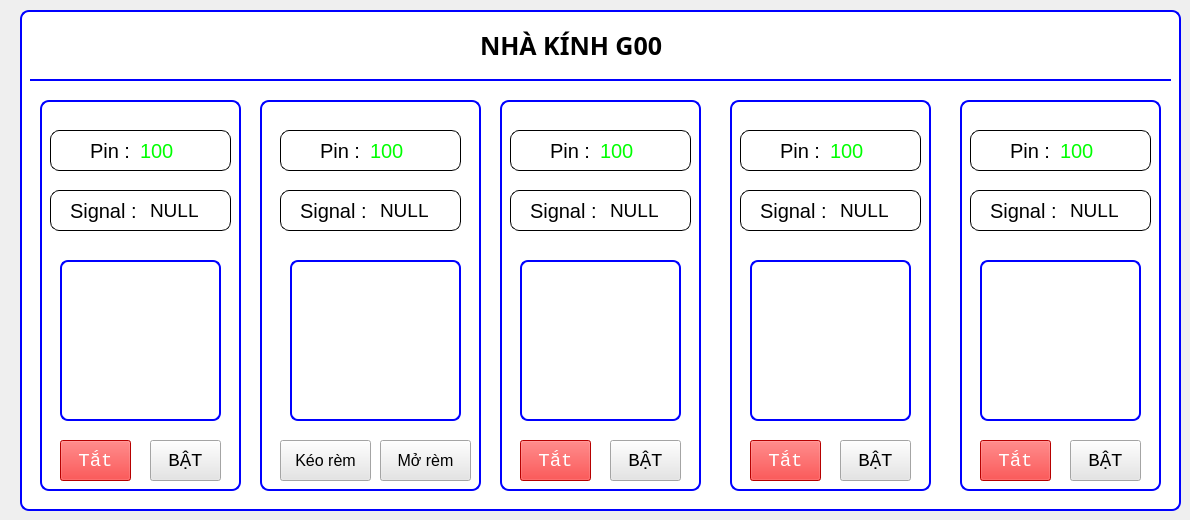
    <widget class="QWidget" name="tab">
     <attribute name="title">
      <string>Điều khiển thiết bị</string>
     </attribute>
     <widget class="QLabel" name="label_38">
      <property name="geometry">
       <rect>
        <x>20</x>
        <y>10</y>
        <width>1161</width>
        <height>501</height>
       </rect>
      </property>
      <property name="styleSheet">
       <string notr="true">border-radius:9px;
border: 2px solid blue;
background-color: rgb(255, 255, 255);</string>
      </property>
      <property name="text">
       <string/>
      </property>
     </widget>
     <widget class="Line" name="line_29">
      <property name="geometry">
       <rect>
        <x>30</x>
        <y>70</y>
        <width>1141</width>
        <height>20</height>
       </rect>
      </property>
      <property name="styleSheet">
       <string notr="true">background-color: rgb(255, 255, 255);
background-color: rgb(255, 255, 255);
color: rgb(0, 0, 255);</string>
      </property>
      <property name="frameShadow">
       <enum>QFrame::Plain</enum>
      </property>
      <property name="lineWidth">
       <number>2</number>
      </property>
      <property name="orientation">
       <enum>Qt::Horizontal</enum>
      </property>
     </widget>
     <widget class="QLabel" name="label_5">
      <property name="geometry">
       <rect>
        <x>40</x>
        <y>100</y>
        <width>201</width>
        <height>391</height>
       </rect>
      </property>
      <property name="styleSheet">
       <string notr="true">border-radius:9px;
border: 2px solid blue;
background-color: rgb(255, 255, 255);</string>
      </property>
      <property name="text">
       <string/>
      </property>
     </widget>
     <widget class="QLabel" name="label_8">
      <property name="geometry">
       <rect>
        <x>260</x>
        <y>100</y>
        <width>221</width>
        <height>391</height>
       </rect>
      </property>
      <property name="styleSheet">
       <string notr="true">border-radius:9px;
border: 2px solid blue;
background-color: rgb(255, 255, 255);</string>
      </property>
      <property name="text">
       <string/>
      </property>
     </widget>
     <widget class="QLabel" name="label_9">
      <property name="geometry">
       <rect>
        <x>500</x>
        <y>100</y>
        <width>201</width>
        <height>391</height>
       </rect>
      </property>
      <property name="styleSheet">
       <string notr="true">border-radius:9px;
border: 2px solid blue;
background-color: rgb(255, 255, 255);</string>
      </property>
      <property name="text">
       <string/>
      </property>
     </widget>
     <widget class="QLabel" name="label_10">
      <property name="geometry">
       <rect>
        <x>730</x>
        <y>100</y>
        <width>201</width>
        <height>391</height>
       </rect>
      </property>
      <property name="styleSheet">
       <string notr="true">border-radius:9px;
border: 2px solid blue;
background-color: rgb(255, 255, 255);</string>
      </property>
      <property name="text">
       <string/>
      </property>
     </widget>
     <widget class="QLabel" name="label_11">
      <property name="geometry">
       <rect>
        <x>960</x>
        <y>100</y>
        <width>201</width>
        <height>391</height>
       </rect>
      </property>
      <property name="styleSheet">
       <string notr="true">border-radius:9px;
border: 2px solid blue;
background-color: rgb(255, 255, 255);</string>
      </property>
      <property name="text">
       <string/>
      </property>
     </widget>
     <widget class="QLabel" name="tab2_img_1">
      <property name="geometry">
       <rect>
        <x>60</x>
        <y>260</y>
        <width>161</width>
        <height>161</height>
       </rect>
      </property>
      <property name="font">
       <font>
        <family>Courier New</family>
        <pointsize>16</pointsize>
       </font>
      </property>
      <property name="styleSheet">
       <string notr="true">background-color: rgb(255, 255, 255);
background-color: rgb(255, 255, 255);
border-radius:8px;
border: 2px solid blue</string>
      </property>
      <property name="frameShape">
       <enum>QFrame::Box</enum>
      </property>
      <property name="text">
       <string/>
      </property>
      <property name="pixmap">
       <pixmap>../photos/dieu_khien_thiet_bi/wplum_off.jpg</pixmap>
      </property>
      <property name="scaledContents">
       <bool>true</bool>
      </property>
      <property name="alignment">
       <set>Qt::AlignCenter</set>
      </property>
     </widget>
     <widget class="QPushButton" name="tab2_btn_r1off">
      <property name="geometry">
       <rect>
        <x>60</x>
        <y>440</y>
        <width>71</width>
        <height>41</height>
       </rect>
      </property>
      <property name="font">
       <font>
        <family>Courier New</family>
        <pointsize>14</pointsize>
        <weight>50</weight>
        <italic>false</italic>
        <bold>false</bold>
       </font>
      </property>
      <property name="styleSheet">
       <string notr="true">background-color: rgb(255, 0, 0);
color: rgb(255, 255, 255);</string>
      </property>
      <property name="text">
       <string>Tắt</string>
      </property>
      <property name="iconSize">
       <size>
        <width>24</width>
        <height>24</height>
       </size>
      </property>
     </widget>
     <widget class="QPushButton" name="tab2_btn_r1on">
      <property name="geometry">
       <rect>
        <x>150</x>
        <y>440</y>
        <width>71</width>
        <height>41</height>
       </rect>
      </property>
      <property name="font">
       <font>
        <family>Courier New</family>
        <pointsize>14</pointsize>
        <weight>50</weight>
        <italic>false</italic>
        <bold>false</bold>
       </font>
      </property>
      <property name="styleSheet">
       <string notr="true">background-color: rgb(229, 229, 229);
color: rgb(0, 0, 0);</string>
      </property>
      <property name="text">
       <string>BẬT</string>
      </property>
      <property name="iconSize">
       <size>
        <width>24</width>
        <height>24</height>
       </size>
      </property>
     </widget>
     <widget class="QLabel" name="tab2_img_2">
      <property name="geometry">
       <rect>
        <x>290</x>
        <y>260</y>
        <width>171</width>
        <height>161</height>
       </rect>
      </property>
      <property name="font">
       <font>
        <family>Courier New</family>
        <pointsize>16</pointsize>
       </font>
      </property>
      <property name="styleSheet">
       <string notr="true">background-color: rgb(255, 255, 255);
background-color: rgb(255, 255, 255);
border-radius:8px;
border: 2px solid blue</string>
      </property>
      <property name="frameShape">
       <enum>QFrame::Box</enum>
      </property>
      <property name="text">
       <string/>
      </property>
      <property name="pixmap">
       <pixmap>../photos/dieu_khien_thiet_bi/curtain_off.png</pixmap>
      </property>
      <property name="scaledContents">
       <bool>true</bool>
      </property>
      <property name="alignment">
       <set>Qt::AlignCenter</set>
      </property>
     </widget>
     <widget class="QPushButton" name="tab2_btn_r2off">
      <property name="geometry">
       <rect>
        <x>380</x>
        <y>440</y>
        <width>91</width>
        <height>41</height>
       </rect>
      </property>
      <property name="font">
       <font>
        <pointsize>12</pointsize>
       </font>
      </property>
      <property name="styleSheet">
       <string notr="true">background-color: rgb(229, 229, 229);
color: rgb(0, 0, 0);</string>
      </property>
      <property name="text">
       <string>Mở rèm</string>
      </property>
      <property name="iconSize">
       <size>
        <width>24</width>
        <height>24</height>
       </size>
      </property>
     </widget>
     <widget class="QPushButton" name="tab2_btn_r2on">
      <property name="geometry">
       <rect>
        <x>280</x>
        <y>440</y>
        <width>91</width>
        <height>41</height>
       </rect>
      </property>
      <property name="font">
       <font>
        <pointsize>12</pointsize>
        <weight>50</weight>
        <italic>false</italic>
        <bold>false</bold>
       </font>
      </property>
      <property name="styleSheet">
       <string notr="true">background-color: rgb(229, 229, 229);
color: rgb(0, 0, 0);
</string>
      </property>
      <property name="text">
       <string>Kéo rèm</string>
      </property>
     </widget>
     <widget class="QPushButton" name="tab2_btn_r3off">
      <property name="geometry">
       <rect>
        <x>520</x>
        <y>440</y>
        <width>71</width>
        <height>41</height>
       </rect>
      </property>
      <property name="font">
       <font>
        <family>Courier New</family>
        <pointsize>14</pointsize>
        <weight>50</weight>
        <italic>false</italic>
        <bold>false</bold>
       </font>
      </property>
      <property name="styleSheet">
       <string notr="true">background-color: rgb(255, 0, 0);
color: rgb(255, 255, 255);</string>
      </property>
      <property name="text">
       <string>Tắt</string>
      </property>
      <property name="iconSize">
       <size>
        <width>24</width>
        <height>24</height>
       </size>
      </property>
     </widget>
     <widget class="QPushButton" name="tab2_btn_r3on">
      <property name="geometry">
       <rect>
        <x>610</x>
        <y>440</y>
        <width>71</width>
        <height>41</height>
       </rect>
      </property>
      <property name="font">
       <font>
        <family>Courier New</family>
        <pointsize>14</pointsize>
        <weight>50</weight>
        <italic>false</italic>
        <bold>false</bold>
       </font>
      </property>
      <property name="styleSheet">
       <string notr="true">background-color: rgb(229, 229, 229);
color: rgb(0, 0, 0);</string>
      </property>
      <property name="text">
       <string>BẬT</string>
      </property>
      <property name="iconSize">
       <size>
        <width>24</width>
        <height>24</height>
       </size>
      </property>
     </widget>
     <widget class="QLabel" name="tab2_img_3">
      <property name="geometry">
       <rect>
        <x>520</x>
        <y>260</y>
        <width>161</width>
        <height>161</height>
       </rect>
      </property>
      <property name="font">
       <font>
        <family>Courier New</family>
        <pointsize>16</pointsize>
       </font>
      </property>
      <property name="styleSheet">
       <string notr="true">background-color: rgb(255, 255, 255);
background-color: rgb(255, 255, 255);
border-radius:8px;
border: 2px solid blue</string>
      </property>
      <property name="frameShape">
       <enum>QFrame::Box</enum>
      </property>
      <property name="text">
       <string/>
      </property>
      <property name="pixmap">
       <pixmap>../photos/dieu_khien_thiet_bi/wplum_off.jpg</pixmap>
      </property>
      <property name="scaledContents">
       <bool>true</bool>
      </property>
      <property name="alignment">
       <set>Qt::AlignCenter</set>
      </property>
     </widget>
     <widget class="QPushButton" name="tab2_btn_r4off">
      <property name="geometry">
       <rect>
        <x>750</x>
        <y>440</y>
        <width>71</width>
        <height>41</height>
       </rect>
      </property>
      <property name="font">
       <font>
        <family>Courier New</family>
        <pointsize>14</pointsize>
        <weight>50</weight>
        <italic>false</italic>
        <bold>false</bold>
       </font>
      </property>
      <property name="styleSheet">
       <string notr="true">background-color: rgb(255, 0, 0);
color: rgb(255, 255, 255);</string>
      </property>
      <property name="text">
       <string>Tắt</string>
      </property>
      <property name="iconSize">
       <size>
        <width>24</width>
        <height>24</height>
       </size>
      </property>
     </widget>
     <widget class="QPushButton" name="tab2_btn_r4on">
      <property name="geometry">
       <rect>
        <x>840</x>
        <y>440</y>
        <width>71</width>
        <height>41</height>
       </rect>
      </property>
      <property name="font">
       <font>
        <family>Courier New</family>
        <pointsize>14</pointsize>
        <weight>50</weight>
        <italic>false</italic>
        <bold>false</bold>
       </font>
      </property>
      <property name="styleSheet">
       <string notr="true">background-color: rgb(229, 229, 229);
color: rgb(0, 0, 0);</string>
      </property>
      <property name="text">
       <string>BẬT</string>
      </property>
      <property name="iconSize">
       <size>
        <width>24</width>
        <height>24</height>
       </size>
      </property>
     </widget>
     <widget class="QLabel" name="tab2_img_4">
      <property name="geometry">
       <rect>
        <x>750</x>
        <y>260</y>
        <width>161</width>
        <height>161</height>
       </rect>
      </property>
      <property name="font">
       <font>
        <family>Courier New</family>
        <pointsize>16</pointsize>
       </font>
      </property>
      <property name="styleSheet">
       <string notr="true">background-color: rgb(255, 255, 255);
background-color: rgb(255, 255, 255);
border-radius:8px;
border: 2px solid blue</string>
      </property>
      <property name="frameShape">
       <enum>QFrame::Box</enum>
      </property>
      <property name="text">
       <string/>
      </property>
      <property name="pixmap">
       <pixmap>../photos/dieu_khien_thiet_bi/curtain_off.png</pixmap>
      </property>
      <property name="scaledContents">
       <bool>true</bool>
      </property>
      <property name="alignment">
       <set>Qt::AlignCenter</set>
      </property>
     </widget>
     <widget class="QPushButton" name="tab2_btn_r5off">
      <property name="geometry">
       <rect>
        <x>980</x>
        <y>440</y>
        <width>71</width>
        <height>41</height>
       </rect>
      </property>
      <property name="font">
       <font>
        <family>Courier New</family>
        <pointsize>14</pointsize>
        <weight>50</weight>
        <italic>false</italic>
        <bold>false</bold>
       </font>
      </property>
      <property name="styleSheet">
       <string notr="true">background-color: rgb(255, 0, 0);
color: rgb(255, 255, 255);</string>
      </property>
      <property name="text">
       <string>Tắt</string>
      </property>
      <property name="iconSize">
       <size>
        <width>24</width>
        <height>24</height>
       </size>
      </property>
     </widget>
     <widget class="QPushButton" name="tab2_btn_r5on">
      <property name="geometry">
       <rect>
        <x>1070</x>
        <y>440</y>
        <width>71</width>
        <height>41</height>
       </rect>
      </property>
      <property name="font">
       <font>
        <family>Courier New</family>
        <pointsize>14</pointsize>
        <weight>50</weight>
        <italic>false</italic>
        <bold>false</bold>
       </font>
      </property>
      <property name="styleSheet">
       <string notr="true">background-color: rgb(229, 229, 229);
color: rgb(0, 0, 0);</string>
      </property>
      <property name="text">
       <string>BẬT</string>
      </property>
      <property name="iconSize">
       <size>
        <width>24</width>
        <height>24</height>
       </size>
      </property>
     </widget>
     <widget class="QLabel" name="tab2_img_5">
      <property name="geometry">
       <rect>
        <x>980</x>
        <y>260</y>
        <width>161</width>
        <height>161</height>
       </rect>
      </property>
      <property name="font">
       <font>
        <family>Courier New</family>
        <pointsize>16</pointsize>
       </font>
      </property>
      <property name="styleSheet">
       <string notr="true">background-color: rgb(255, 255, 255);
background-color: rgb(255, 255, 255);
border-radius:8px;
border: 2px solid blue</string>
      </property>
      <property name="frameShape">
       <enum>QFrame::Box</enum>
      </property>
      <property name="text">
       <string/>
      </property>
      <property name="pixmap">
       <pixmap>../photos/dieu_khien_thiet_bi/wplum_off.jpg</pixmap>
      </property>
      <property name="scaledContents">
       <bool>true</bool>
      </property>
      <property name="alignment">
       <set>Qt::AlignCenter</set>
      </property>
     </widget>
     <widget class="QLabel" name="label_4">
      <property name="geometry">
       <rect>
        <x>480</x>
        <y>20</y>
        <width>221</width>
        <height>51</height>
       </rect>
      </property>
      <property name="font">
       <font>
        <family>Kozuka Gothic Pr6N H</family>
        <pointsize>19</pointsize>
        <weight>75</weight>
        <bold>true</bold>
       </font>
      </property>
      <property name="styleSheet">
       <string notr="true">background-color: rgb(255, 255, 255);</string>
      </property>
      <property name="text">
       <string>NHÀ KÍNH G00</string>
      </property>
     </widget>
     <widget class="QLabel" name="label_16">
      <property name="geometry">
       <rect>
        <x>50</x>
        <y>130</y>
        <width>181</width>
        <height>41</height>
       </rect>
      </property>
      <property name="styleSheet">
       <string notr="true">border-radius:9px;
border: 1px solid black;
background-color: rgb(255, 255, 255);</string>
      </property>
      <property name="text">
       <string/>
      </property>
     </widget>
     <widget class="QLabel" name="tab2_pin1">
      <property name="geometry">
       <rect>
        <x>90</x>
        <y>140</y>
        <width>41</width>
        <height>21</height>
       </rect>
      </property>
      <property name="styleSheet">
       <string notr="true">font: 20px</string>
      </property>
      <property name="text">
       <string>Pin : </string>
      </property>
     </widget>
     <widget class="QLabel" name="label_42">
      <property name="geometry">
       <rect>
        <x>140</x>
        <y>140</y>
        <width>41</width>
        <height>21</height>
       </rect>
      </property>
      <property name="styleSheet">
       <string notr="true">font: 20px;
color : rgb(0, 255, 0)</string>
      </property>
      <property name="text">
       <string>100</string>
      </property>
     </widget>
     <widget class="QLabel" name="label_17">
      <property name="geometry">
       <rect>
        <x>280</x>
        <y>130</y>
        <width>181</width>
        <height>41</height>
       </rect>
      </property>
      <property name="styleSheet">
       <string notr="true">border-radius:9px;
border: 1px solid black;
background-color: rgb(255, 255, 255);</string>
      </property>
      <property name="text">
       <string/>
      </property>
     </widget>
     <widget class="QLabel" name="label_43">
      <property name="geometry">
       <rect>
        <x>370</x>
        <y>140</y>
        <width>41</width>
        <height>21</height>
       </rect>
      </property>
      <property name="styleSheet">
       <string notr="true">font: 20px;
color : rgb(0, 255, 0)</string>
      </property>
      <property name="text">
       <string>100</string>
      </property>
     </widget>
     <widget class="QLabel" name="tab2_pin2">
      <property name="geometry">
       <rect>
        <x>320</x>
        <y>140</y>
        <width>41</width>
        <height>21</height>
       </rect>
      </property>
      <property name="styleSheet">
       <string notr="true">font: 20px</string>
      </property>
      <property name="text">
       <string>Pin : </string>
      </property>
     </widget>
     <widget class="QLabel" name="label_45">
      <property name="geometry">
       <rect>
        <x>510</x>
        <y>130</y>
        <width>181</width>
        <height>41</height>
       </rect>
      </property>
      <property name="styleSheet">
       <string notr="true">border-radius:9px;
border: 1px solid black;
background-color: rgb(255, 255, 255);</string>
      </property>
      <property name="text">
       <string/>
      </property>
     </widget>
     <widget class="QLabel" name="label_44">
      <property name="geometry">
       <rect>
        <x>600</x>
        <y>140</y>
        <width>41</width>
        <height>21</height>
       </rect>
      </property>
      <property name="styleSheet">
       <string notr="true">font: 20px;
color : rgb(0, 255, 0)</string>
      </property>
      <property name="text">
       <string>100</string>
      </property>
     </widget>
     <widget class="QLabel" name="tab2_pin3">
      <property name="geometry">
       <rect>
        <x>550</x>
        <y>140</y>
        <width>41</width>
        <height>21</height>
       </rect>
      </property>
      <property name="styleSheet">
       <string notr="true">font: 20px</string>
      </property>
      <property name="text">
       <string>Pin : </string>
      </property>
     </widget>
     <widget class="QLabel" name="label_47">
      <property name="geometry">
       <rect>
        <x>740</x>
        <y>130</y>
        <width>181</width>
        <height>41</height>
       </rect>
      </property>
      <property name="styleSheet">
       <string notr="true">border-radius:9px;
border: 1px solid black;
background-color: rgb(255, 255, 255);</string>
      </property>
      <property name="text">
       <string/>
      </property>
     </widget>
     <widget class="QLabel" name="label_46">
      <property name="geometry">
       <rect>
        <x>830</x>
        <y>140</y>
        <width>41</width>
        <height>21</height>
       </rect>
      </property>
      <property name="styleSheet">
       <string notr="true">font: 20px;
color : rgb(0, 255, 0)</string>
      </property>
      <property name="text">
       <string>100</string>
      </property>
     </widget>
     <widget class="QLabel" name="tab2_pin4">
      <property name="geometry">
       <rect>
        <x>780</x>
        <y>140</y>
        <width>41</width>
        <height>21</height>
       </rect>
      </property>
      <property name="styleSheet">
       <string notr="true">font: 20px</string>
      </property>
      <property name="text">
       <string>Pin : </string>
      </property>
     </widget>
     <widget class="QLabel" name="label_56">
      <property name="geometry">
       <rect>
        <x>970</x>
        <y>130</y>
        <width>181</width>
        <height>41</height>
       </rect>
      </property>
      <property name="styleSheet">
       <string notr="true">border-radius:9px;
border: 1px solid black;
background-color: rgb(255, 255, 255);</string>
      </property>
      <property name="text">
       <string/>
      </property>
     </widget>
     <widget class="QLabel" name="label_52">
      <property name="geometry">
       <rect>
        <x>1060</x>
        <y>140</y>
        <width>41</width>
        <height>21</height>
       </rect>
      </property>
      <property name="styleSheet">
       <string notr="true">font: 20px;
color : rgb(0, 255, 0)</string>
      </property>
      <property name="text">
       <string>100</string>
      </property>
     </widget>
     <widget class="QLabel" name="tab2_pin5">
      <property name="geometry">
       <rect>
        <x>1010</x>
        <y>140</y>
        <width>41</width>
        <height>21</height>
       </rect>
      </property>
      <property name="styleSheet">
       <string notr="true">font: 20px</string>
      </property>
      <property name="text">
       <string>Pin : </string>
      </property>
     </widget>
     <widget class="QLabel" name="label_58">
      <property name="geometry">
       <rect>
        <x>50</x>
        <y>190</y>
        <width>181</width>
        <height>41</height>
       </rect>
      </property>
      <property name="styleSheet">
       <string notr="true">border-radius:9px;
border: 1px solid black;
background-color: rgb(255, 255, 255);</string>
      </property>
      <property name="text">
       <string/>
      </property>
     </widget>
     <widget class="QLabel" name="tab2_nth1">
      <property name="geometry">
       <rect>
        <x>70</x>
        <y>190</y>
        <width>71</width>
        <height>41</height>
       </rect>
      </property>
      <property name="styleSheet">
       <string notr="true">font: 20px</string>
      </property>
      <property name="text">
       <string>Signal :</string>
      </property>
     </widget>
     <widget class="QLabel" name="label_59">
      <property name="geometry">
       <rect>
        <x>280</x>
        <y>190</y>
        <width>181</width>
        <height>41</height>
       </rect>
      </property>
      <property name="styleSheet">
       <string notr="true">border-radius:9px;
border: 1px solid black;
background-color: rgb(255, 255, 255);</string>
      </property>
      <property name="text">
       <string/>
      </property>
     </widget>
     <widget class="QLabel" name="tab2_nth2">
      <property name="geometry">
       <rect>
        <x>300</x>
        <y>190</y>
        <width>71</width>
        <height>41</height>
       </rect>
      </property>
      <property name="styleSheet">
       <string notr="true">font: 20px</string>
      </property>
      <property name="text">
       <string>Signal :</string>
      </property>
     </widget>
     <widget class="QLabel" name="label_60">
      <property name="geometry">
       <rect>
        <x>510</x>
        <y>190</y>
        <width>181</width>
        <height>41</height>
       </rect>
      </property>
      <property name="styleSheet">
       <string notr="true">border-radius:9px;
border: 1px solid black;
background-color: rgb(255, 255, 255);</string>
      </property>
      <property name="text">
       <string/>
      </property>
     </widget>
     <widget class="QLabel" name="tab2_nth3">
      <property name="geometry">
       <rect>
        <x>530</x>
        <y>190</y>
        <width>71</width>
        <height>41</height>
       </rect>
      </property>
      <property name="styleSheet">
       <string notr="true">font: 20px</string>
      </property>
      <property name="text">
       <string>Signal :</string>
      </property>
     </widget>
     <widget class="QLabel" name="label_61">
      <property name="geometry">
       <rect>
        <x>740</x>
        <y>190</y>
        <width>181</width>
        <height>41</height>
       </rect>
      </property>
      <property name="styleSheet">
       <string notr="true">border-radius:9px;
border: 1px solid black;
background-color: rgb(255, 255, 255);</string>
      </property>
      <property name="text">
       <string/>
      </property>
     </widget>
     <widget class="QLabel" name="tab2_nth4">
      <property name="geometry">
       <rect>
        <x>760</x>
        <y>190</y>
        <width>71</width>
        <height>41</height>
       </rect>
      </property>
      <property name="styleSheet">
       <string notr="true">font: 20px</string>
      </property>
      <property name="text">
       <string>Signal :</string>
      </property>
     </widget>
     <widget class="QLabel" name="label_62">
      <property name="geometry">
       <rect>
        <x>970</x>
        <y>190</y>
        <width>181</width>
        <height>41</height>
       </rect>
      </property>
      <property name="styleSheet">
       <string notr="true">border-radius:9px;
border: 1px solid black;
background-color: rgb(255, 255, 255);</string>
      </property>
      <property name="text">
       <string/>
      </property>
     </widget>
     <widget class="QLabel" name="tab2_nth5">
      <property name="geometry">
       <rect>
        <x>990</x>
        <y>190</y>
        <width>71</width>
        <height>41</height>
       </rect>
      </property>
      <property name="styleSheet">
       <string notr="true">font: 20px</string>
      </property>
      <property name="text">
       <string>Signal :</string>
      </property>
     </widget>
     <widget class="QLabel" name="tab2_th1">
      <property name="geometry">
       <rect>
        <x>150</x>
        <y>190</y>
        <width>91</width>
        <height>41</height>
       </rect>
      </property>
      <property name="font">
       <font>
        <pointsize>14</pointsize>
        <weight>50</weight>
        <italic>false</italic>
        <bold>false</bold>
       </font>
      </property>
      <property name="styleSheet">
       <string notr="true">color : rgb(0, 0, 0);</string>
      </property>
      <property name="text">
       <string>NULL</string>
      </property>
     </widget>
     <widget class="QLabel" name="tab2_th2">
      <property name="geometry">
       <rect>
        <x>380</x>
        <y>190</y>
        <width>81</width>
        <height>41</height>
       </rect>
      </property>
      <property name="font">
       <font>
        <pointsize>14</pointsize>
       </font>
      </property>
      <property name="styleSheet">
       <string notr="true">color : rgb(0, 0, 0);</string>
      </property>
      <property name="text">
       <string>NULL</string>
      </property>
     </widget>
     <widget class="QLabel" name="tab2_th3">
      <property name="geometry">
       <rect>
        <x>610</x>
        <y>190</y>
        <width>91</width>
        <height>41</height>
       </rect>
      </property>
      <property name="font">
       <font>
        <pointsize>14</pointsize>
        <weight>50</weight>
        <italic>false</italic>
        <bold>false</bold>
       </font>
      </property>
      <property name="styleSheet">
       <string notr="true">color : rgb(0, 0, 0);</string>
      </property>
      <property name="text">
       <string>NULL</string>
      </property>
     </widget>
     <widget class="QLabel" name="tab2_th4">
      <property name="geometry">
       <rect>
        <x>840</x>
        <y>190</y>
        <width>81</width>
        <height>41</height>
       </rect>
      </property>
      <property name="font">
       <font>
        <pointsize>14</pointsize>
        <weight>50</weight>
        <italic>false</italic>
        <bold>false</bold>
       </font>
      </property>
      <property name="styleSheet">
       <string notr="true">color : rgb(0, 0, 0);</string>
      </property>
      <property name="text">
       <string>NULL</string>
      </property>
     </widget>
     <widget class="QLabel" name="tab2_th5">
      <property name="geometry">
       <rect>
        <x>1070</x>
        <y>190</y>
        <width>91</width>
        <height>41</height>
       </rect>
      </property>
      <property name="font">
       <font>
        <pointsize>14</pointsize>
        <weight>50</weight>
        <italic>false</italic>
        <bold>false</bold>
       </font>
      </property>
      <property name="styleSheet">
       <string notr="true">color : rgb(0, 0, 0);</string>
      </property>
      <property name="text">
       <string>NULL</string>
      </property>
     </widget>
    </widget>
